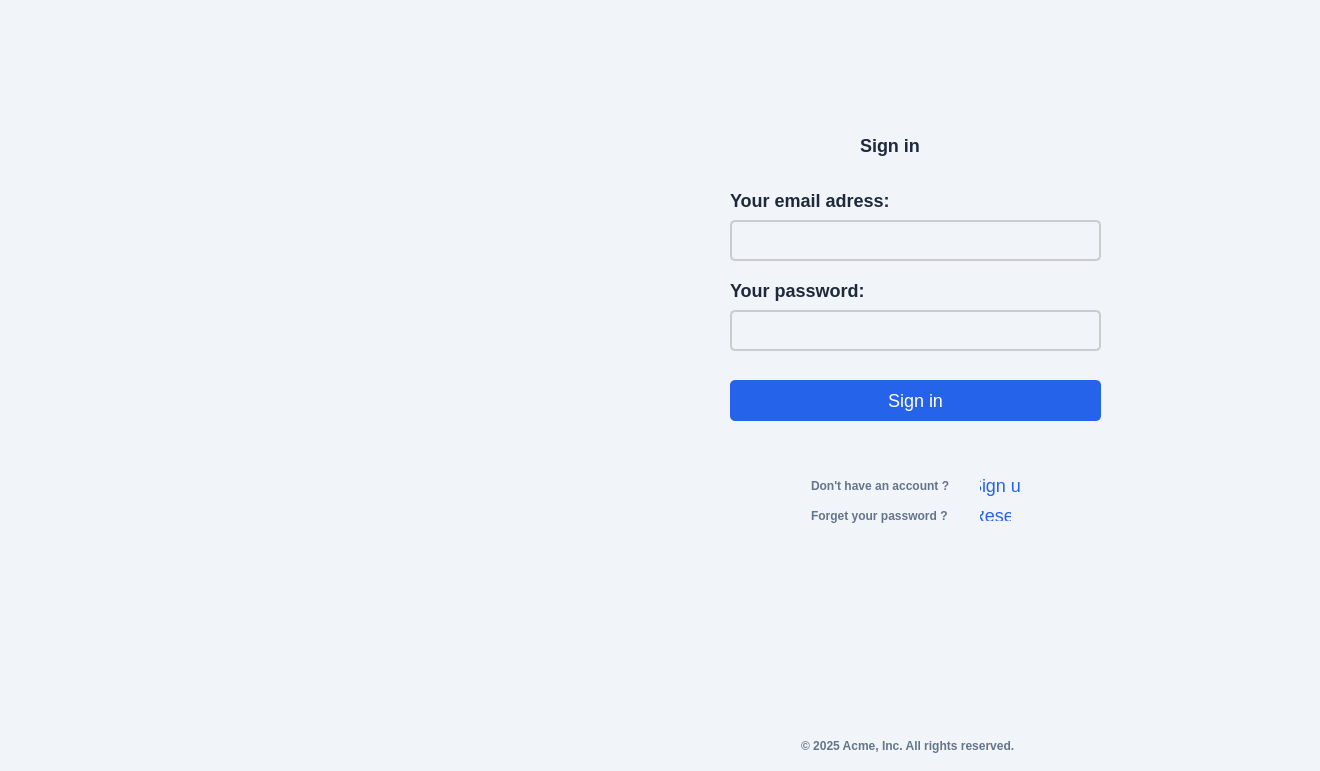
<?xml version="1.0" encoding="UTF-8"?>
<ui version="4.0">
 <class>Sign_in</class>
 <widget class="QWidget" name="Sign_in">
  <property name="geometry">
   <rect>
    <x>0</x>
    <y>0</y>
    <width>1320</width>
    <height>771</height>
   </rect>
  </property>
  <property name="windowTitle">
   <string>Form</string>
  </property>
  <property name="styleSheet">
   <string notr="true">QWidget {
	font: 9pt &quot;Sitka&quot;;
    background-color: #F1F5F9;
    font-family: &quot;Sitka&quot;;
}

QLabel {
    font-size: 18px;
    font-weight: bold;
    color: #222;
}

QLineEdit {
    border: 2px solid #ccc;
    border-radius: 5px;
    padding: 8px;
    font-size: 16px;
    width: 250px;
}

QPushButton {
	background-color: rgb(37, 99, 235);
    color: white;
    border-radius: 5px;
    padding: 10px 20px;
    font-size: 18px;
}

QPushButton:hover {
    background-color: rgb(25, 80, 200); 
    color: white; 
}</string>
  </property>
  <widget class="QLabel" name="label_8">
   <property name="geometry">
    <rect>
     <x>790</x>
     <y>730</y>
     <width>301</width>
     <height>31</height>
    </rect>
   </property>
   <property name="styleSheet">
    <string notr="true">color: #64748B;
    padding: 8px;
    font-size: 12px;
    width: 200px;</string>
   </property>
   <property name="text">
    <string>© 2025 Acme, Inc. All rights reserved.</string>
   </property>
  </widget>
  <widget class="QLineEdit" name="pwd">
   <property name="geometry">
    <rect>
     <x>730</x>
     <y>310</y>
     <width>371</width>
     <height>41</height>
    </rect>
   </property>
   <property name="styleSheet">
    <string notr="true">color: rgb(0, 0, 0);
</string>
   </property>
  </widget>
  <widget class="QPushButton" name="b1">
   <property name="geometry">
    <rect>
     <x>730</x>
     <y>380</y>
     <width>371</width>
     <height>41</height>
    </rect>
   </property>
   <property name="styleSheet">
    <string notr="true">font: 11pt &quot;Segoe UI&quot;;
background-color: rgb(37, 99, 235);

</string>
   </property>
   <property name="text">
    <string>Sign in</string>
   </property>
  </widget>
  <widget class="QPushButton" name="pushButton_3">
   <property name="geometry">
    <rect>
     <x>960</x>
     <y>500</y>
     <width>71</width>
     <height>31</height>
    </rect>
   </property>
   <property name="styleSheet">
    <string notr="true">font: 9pt &quot;Body&quot;;
background-color: #F1F5F9;
color: #2563EB;
</string>
   </property>
   <property name="text">
    <string>Reset</string>
   </property>
  </widget>
  <widget class="QLabel" name="label_4">
   <property name="geometry">
    <rect>
     <x>800</x>
     <y>470</y>
     <width>171</width>
     <height>31</height>
    </rect>
   </property>
   <property name="styleSheet">
    <string notr="true">	color: #64748B;
    padding: 8px;
    font-size: 12px;
    width: 200px;</string>
   </property>
   <property name="text">
    <string>Don't have an account ?</string>
   </property>
  </widget>
  <widget class="QLabel" name="img">
   <property name="geometry">
    <rect>
     <x>0</x>
     <y>0</y>
     <width>541</width>
     <height>771</height>
    </rect>
   </property>
   <property name="text">
    <string/>
   </property>
   <property name="pixmap">
    <pixmap>../../Projet c++/revision qt/template/image.png</pixmap>
   </property>
   <property name="scaledContents">
    <bool>true</bool>
   </property>
  </widget>
  <widget class="QLineEdit" name="email">
   <property name="geometry">
    <rect>
     <x>730</x>
     <y>220</y>
     <width>371</width>
     <height>41</height>
    </rect>
   </property>
   <property name="styleSheet">
    <string notr="true">color: rgb(0, 0, 0);</string>
   </property>
  </widget>
  <widget class="QPushButton" name="pushButton_2">
   <property name="geometry">
    <rect>
     <x>960</x>
     <y>460</y>
     <width>81</width>
     <height>51</height>
    </rect>
   </property>
   <property name="styleSheet">
    <string notr="true">font: 9pt &quot;Arial&quot;;
background-color: #F1F5F9;
color: #2563EB;
</string>
   </property>
   <property name="text">
    <string>Sign up</string>
   </property>
  </widget>
  <widget class="QLabel" name="label_5">
   <property name="geometry">
    <rect>
     <x>800</x>
     <y>500</y>
     <width>171</width>
     <height>31</height>
    </rect>
   </property>
   <property name="styleSheet">
    <string notr="true">color: #64748B;
    padding: 8px;
    font-size: 12px;
    width: 200px;</string>
   </property>
   <property name="text">
    <string>Forget your password ?</string>
   </property>
  </widget>
  <widget class="QLabel" name="label_2">
   <property name="geometry">
    <rect>
     <x>730</x>
     <y>190</y>
     <width>191</width>
     <height>21</height>
    </rect>
   </property>
   <property name="styleSheet">
    <string notr="true">color: rgb(30, 41, 59);
</string>
   </property>
   <property name="text">
    <string>Your email adress:</string>
   </property>
  </widget>
  <widget class="QLabel" name="label">
   <property name="geometry">
    <rect>
     <x>860</x>
     <y>130</y>
     <width>71</width>
     <height>31</height>
    </rect>
   </property>
   <property name="styleSheet">
    <string notr="true">color: rgb(30, 41, 59);
</string>
   </property>
   <property name="text">
    <string>Sign in</string>
   </property>
  </widget>
  <widget class="QLabel" name="img2">
   <property name="geometry">
    <rect>
     <x>1180</x>
     <y>40</y>
     <width>81</width>
     <height>71</height>
    </rect>
   </property>
   <property name="styleSheet">
    <string notr="true">
    border-radius: 5px;
    padding: 5px 10px;</string>
   </property>
   <property name="text">
    <string/>
   </property>
   <property name="pixmap">
    <pixmap>../../../../Downloads/pngegg (1).png</pixmap>
   </property>
  </widget>
  <widget class="QLabel" name="label_3">
   <property name="geometry">
    <rect>
     <x>730</x>
     <y>280</y>
     <width>171</width>
     <height>21</height>
    </rect>
   </property>
   <property name="styleSheet">
    <string notr="true">color: #1E293B;</string>
   </property>
   <property name="text">
    <string>Your password:</string>
   </property>
  </widget>
 </widget>
 <resources/>
 <connections/>
</ui>
